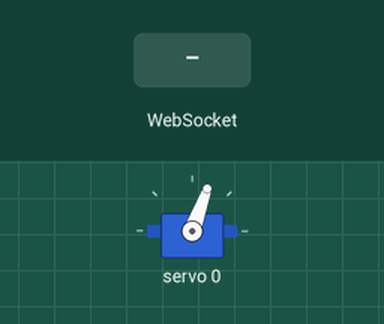
Bench run of a sketch on a simulated ESP32. On the bench: servo. The inputs (shaded band) are chosen by the test bench. WiFi joins after 1.5 s; servers stay silent unless stated; what the sketch prints to the serial monitor is not drawn.

Above: at 5.2 s.
5.3 s: WebSocket text "5" received
At 5.6 s:
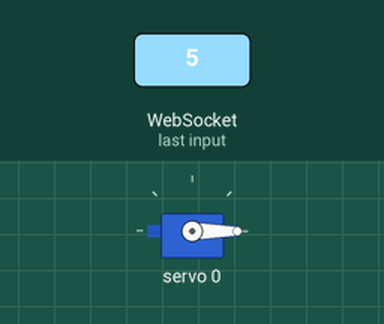
6.8 s: WebSocket text "200" received
At 7.8 s:
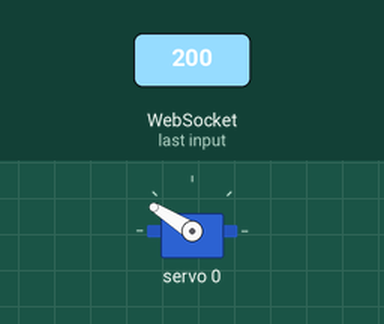
8.3 s: WebSocket text "90" received
At 8.9 s:
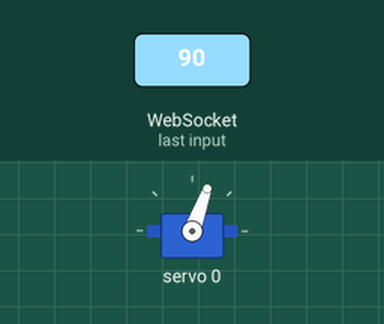
Timing chart, 0 to 11.3 s (numbered marks = the images above; inputs shaded):
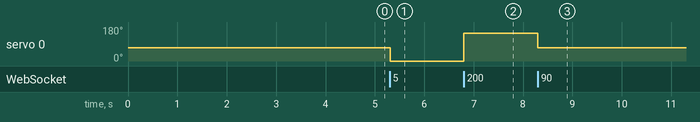

Measured:
- after the input at 5.3 s, servo 0: 70° → 0° at once
- after the input at 6.8 s, servo 0: 0° → 148° at once
- after the input at 8.3 s, servo 0: 148° → 70° at once

The sketch:

esp32_websocket_jaw.ino
```cpp
#include <WiFi.h>
#include <WebSocketsClient.h>
#include <Adafruit_PWMServoDriver.h>

const char* ssid = "print3d_2";
const char* password = "INNOVATE3D";
const char* websocket_host = "192.168.1.77";  // Laptop IP
const int websocket_port = 8765;

WebSocketsClient webSocket;
Adafruit_PWMServoDriver pwm = Adafruit_PWMServoDriver();

const int servo_channel = 0;
int servo_min = 110, servo_max = 510;
int lastAngle = -1;  // Track last angle to detect changes
unsigned long messageCount = 0;

void moveServo(int angle) {
  angle = constrain(angle, 0, 180);
  int pulse = map(angle, 0, 180, servo_min, servo_max);
  pwm.setPWM(servo_channel, 0, pulse);

  Serial.print("🦾 Moving servo to angle: ");
  Serial.print(angle);
  Serial.print("° → pulse: ");
  Serial.print(pulse);

  if (angle != lastAngle) {
    Serial.print(" (CHANGED from ");
    Serial.print(lastAngle);
    Serial.print("°)");
    lastAngle = angle;
  } else {
    Serial.print(" (same)");
  }
  Serial.println();
}

void webSocketEvent(WStype_t type, uint8_t * payload, size_t length) {
  switch (type) {
    case WStype_DISCONNECTED:
      Serial.println("❌ WebSocket disconnected");
      break;

    case WStype_CONNECTED:
      Serial.println("✅ WebSocket connected - Ready to receive angles!");
      messageCount = 0;
      break;

    case WStype_TEXT: {
      messageCount++;
      String message = String((char*)payload);
      int angle = message.toInt();

      // Enhanced debug output
      Serial.print("📨 [");
      Serial.print(messageCount);
      Serial.print("] Received: '");
      Serial.print(message);
      Serial.print("' → angle: ");
      Serial.print(angle);
      Serial.print("° (len: ");
      Serial.print(length);
      Serial.print(", time: ");
      Serial.print(millis());
      Serial.println("ms)");

      moveServo(angle);
      break;
    }

    case WStype_ERROR:
      Serial.println("⚠️ WebSocket error");
      break;

    case WStype_BIN:
      Serial.println("📦 Binary data received (unexpected)");
      break;

    default:
      Serial.print("🔍 Unknown WebSocket event: ");
      Serial.println(type);
      break;
  }
}

void setup() {
  Serial.begin(115200);
  delay(2000);  // Give time for Serial to initialize

  Serial.println("\n🚀 ESP32 Jaw Animation Debug");
  Serial.println("============================");

  Serial.println("🔧 Initializing PCA9685...");
  pwm.begin();
  pwm.setPWMFreq(60);
  delay(500);

  Serial.print("📶 Connecting to Wi-Fi: ");
  Serial.println(ssid);
  WiFi.begin(ssid, password);
  while (WiFi.status() != WL_CONNECTED) {
    delay(500);
    Serial.print(".");
  }
  Serial.println("\n✅ Wi-Fi connected!");
  Serial.print("📡 ESP32 IP address: ");
  Serial.println(WiFi.localIP());

  Serial.println("🌐 Connecting to WebSocket...");
  webSocket.begin(websocket_host, websocket_port, "/");
  webSocket.onEvent(webSocketEvent);
  webSocket.setReconnectInterval(5000);

  // Move to initial position
  Serial.println("🏠 Moving to initial position (90°)");
  moveServo(90);

  Serial.println("🎯 Ready! Waiting for angle commands...");
}

void loop() {
  webSocket.loop();

  // Optional: Print periodic status
  static unsigned long lastStatusPrint = 0;
  if (millis() - lastStatusPrint > 10000) {  // Every 10 seconds
    Serial.print("💓 Status: ");
    Serial.print(messageCount);
    Serial.print(" messages received, WebSocket ");
    Serial.println(webSocket.isConnected() ? "connected" : "disconnected");
    lastStatusPrint = millis();
  }
}
```
